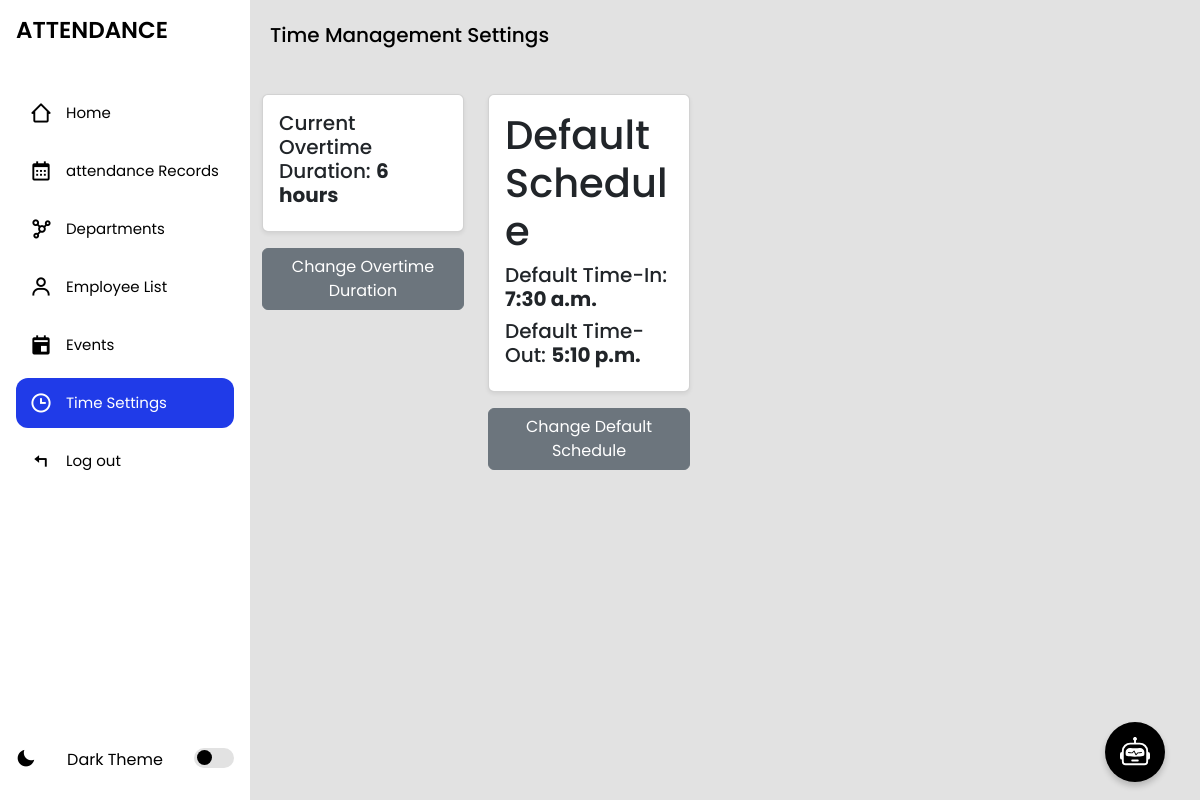
Page /settings/ on the earlier database version.
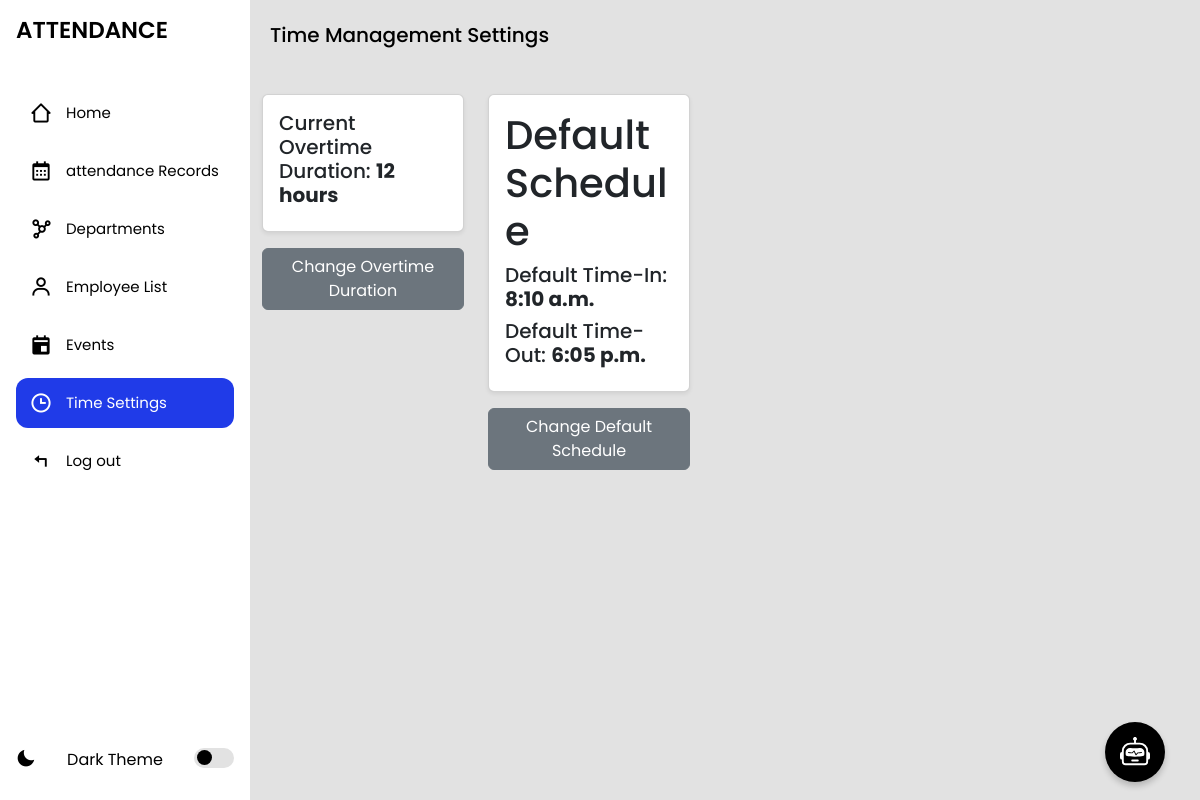
Same page on the later database version.
### myapp/models.py (models this page shows, shortened)
class DefaultSchedule(models.Model):
    time_in = models.TimeField(default='08:10')
    time_out = models.TimeField(default='18:10')

### myapp/views.py (the view, shortened to what this page needs)
# urls.py: path('settings/', views.settings, name='settings'),
def settings(request):
    alert_message = ''
    alert_icon = ''
    overtime_setting = OvertimeSetting.objects.first()
    current_overtime_duration = overtime_setting.overtime_duration_hours if overtime_setting else 3  # Default to 3 hours
    default_schedule = DefaultSchedule.objects.first()
    return render(request, 'settings.html', {
        'overtime_setting': overtime_setting,
        'current_overtime_duration': current_overtime_duration,
        'default_schedule': default_schedule,
        'alert_message': alert_message,
        'alert_icon': alert_icon,
    })

### myapp/templates/settings.html (shortened to what this page needs)
{% extends 'index.html' %}
{% block content %}
<section class="home">
    <p>Time Management Settings</p>
<div class="container mt-4">
    <div class="row">
        <div class="col-md-6">
            <div class="card p-3 shadow-sm">
                <h5>Current Overtime Duration: <strong>{{ current_overtime_duration|floatformat:0 }} hours</strong></h5>
            </div>
            <button type="button" class="btn btn-secondary mt-3" data-bs-toggle="modal" data-bs-target="#overtimeModal">
                Change Overtime Duration
            </button>
        </div>
        <div class="col-md-6">
            <div class="card p-3 shadow-sm">
                <h1>Default Schedule</h1>
                <h5>Default Time-In: <strong>{{ default_schedule.time_in }}</strong></h5>
                <h5>Default Time-Out: <strong>{{ default_schedule.time_out }}</strong></h5>
            </div>
            <button type="button" class="btn btn-secondary mt-3" data-bs-toggle="modal" data-bs-target="#defaultScheduleModal">
                Change Default Schedule
            </button>
        </div>
    </div>
</div>
</section>
{% endblock %}

### myapp/templates/index.html (shortened to what this page needs)
<!DOCTYPE html>
<html lang="en">
  <head>
    {% load static %}
    <link rel="stylesheet" href="{% static 'css/styles.css' %}">
    <link rel="stylesheet" href="{% static 'css/chatbot.css' %}">
    <link rel="stylesheet" href="{% static 'css/notifs.css' %}">
    <link href="https://cdn.jsdelivr.net/npm/bootstrap@5.3.0/dist/css/bootstrap.min.css" rel="stylesheet">
     <link
      href="https://unpkg.com/boxicons@2.1.4/css/boxicons.min.css"
      rel="stylesheet"
    />
  </head>
  <body>
    <section class="sidebar">
      <div class="nav-header">
        <p class="logo"> ATTENDANCE</p>
      </div>
      <ul class="nav-links">
        {% url 'admin_dashboard' as admin_dashboard_url %}
        {% url 'departments' as departments_url %}
        {% url 'employeelist' as employeelist_url %}
        {% url 'logout' as logout_url %}
        {% url 'schedule_list' as custom_url %}
        {% url 'attendance' as attendance %}
        {% url 'settings' as settings %}
        <li class="{% if request.path == admin_dashboard_url %}active{% endif %}">
            <a href="{{ admin_dashboard_url }}">
                <i class="bx bx-home-alt-2"></i>
                <span class="title">Home</span>
            </a>
        </li>
        <li class="{% if request.path == attendance %}active{% endif %}">
          <a href="{{ attendance }}">
              <i class="bx bx-calendar"></i>
              <span class="title">attendance Records</span>
          </a>
      </li>
        <li class="{% if request.path == departments_url %}active{% endif %}">
            <a href="{{ departments_url }}">
                <i class="bx bx-network-chart"></i>
                <span class="title">Departments</span>
            </a>
        </li>
        <li class="{% if request.path == employeelist_url %}active{% endif %}">
            <a href="{{ employeelist_url }}">
                <i class="bx bx-user"></i>
                <span class="title">Employee List</span>
            </a>
        </li>
        <li class="{% if request.path == custom_url %}active{% endif %}">
          <a href="{{ custom_url }}">
              <i class="bx bxs-calendar-event "></i>
              <span class="title">Events</span>
          </a>
      </li>
      <li class="{% if request.path == settings %}active{% endif %}">
        <a href="{{ settings }}">
            <i class="bx bx-time"></i>
            <span class="title">Time Settings</span>
        </a>
    </li>
        <li class="{% if request.path == logout_url %}active{% endif %}">
            <a href="{{ logout_url }}">
                <i class="bx bx-reply"></i>
                <span class="title">Log out</span>
            </a>
        </li>
      </ul>
       <div class="theme-wrapper">
        <i class="bx bxs-moon theme-icon"></i>
        <p>Dark Theme</p>
        <div class="theme-btn">
          <span class="theme-ball"></span>
        </div>
      </div>
    </section>
     {% block content %}
    {% endblock %}
<button id="toggleChatbot">
</button>
  </body>
</html>

### myapp/static/css/styles.css (style rules this page uses)
* { margin: 0; padding: 0; box-sizing: border-box; font-family: "Poppins", sans-serif; --color-hover: rgb(32, 59, 232); --transition: all 0.2s ease; }
:root { --color-white: #fff; --color-black: #000; --color-bg: #e2e2e2; }
.sidebar { position: fixed; top: 0; left: 0; z-index: 100; width: 78px; height: 100%; background: var(--color-white); padding: 8px 16px; transition: var(--transition); }
.sidebar.expand { width: 250px; transition: var(--transition); }
.nav-header { height: 60px; display: flex; align-items: center; position: relative; }
.nav-header .logo { color: var(--color-black); font-size: 23px; font-weight: 600; opacity: 0; transition: var(--transition); }
.sidebar.expand .nav-header .logo { opacity: 1; transition: var(--transition); }
.nav-links li.active a { background: var(--color-hover); }
.nav-links li.active i { color: var(--color-white); }
.nav-links li.active a .title { color: var(--color-white); }
.nav-links { margin-top: 20px; height: 100%; padding-left: 0px; }
.nav-links li { position: relative; margin: 8px 0; list-style: none; }
.nav-links i { color: var(--color-black); height: 50px; min-width: 50px; font-size: 23px; text-align: center; line-height: 50px; }
.nav-links li a { display: flex; height: 100%; width: 100%; border-radius: 12px; align-items: center; text-decoration: none; background: var(--color-white); }
.nav-links li a .title { color: var(--color-black); font-size: 15px; font-weight: 400; white-space: nowrap; display: none; transition: var(--transition); }
.sidebar.expand .nav-links li a .title { display: block; transition: var(--transition); }
.theme-wrapper { position: fixed; bottom: 0; display: flex; justify-content: space-between; height: 60px; width: 250px; left: 0; padding: 8px 16px; }
.theme-wrapper .theme-icon { font-size: 20px; color: var(--color-black); display: none; transition: var(--transition); }
.sidebar.expand .theme-wrapper .theme-icon { display: block; }
.theme-wrapper p { font-size: 16px; color: var(--color-black); font-weight: 400; display: none; transition: var(--transition); }
.sidebar.expand .theme-wrapper p { display: block; }
.theme-wrapper .theme-btn { width: 40px; height: 20px; background: var(--color-bg); border-radius: 30px; position: relative; cursor: pointer; }
.theme-wrapper .theme-btn .theme-ball { position: absolute; width: 15px; height: 15px; background: var(--color-black); border-radius: 50%; top: 2px; left: 3px; transition: var(--transition); }
.home { position: relative; top: 0; left: 78px; width: calc(100% - 78px); min-height: 100vh; background: var(--color-bg); z-index: 6; transition: var(--transition); }
.sidebar.expand ~ .home { left: 250px; width: calc(100% - 250px); transition: var(--transition); }
.home p { font-size: 20px; font-weight: 500; color: var(--color-black); display: inline-block; margin: 20px; white-space: nowrap; }
.container { display: grid; grid-template-columns: repeat(2, 1fr); gap: 70px; }
button { padding: 10px; background-color: rgb(32, 59, 232); color: white; border: none; cursor: pointer; }

### myapp/static/css/chatbot.css (style rules this page uses)
#toggleChatbot { z-index: 999; position: fixed; bottom: 18px; right: 35px; background: #000000; color: white; border: none; padding: 15px; border-radius: 50%; box-shadow: 0px 4px 6px rgba(0, 0, 0, 0.2); font-size: 16px; cursor: pointer; transition: background 0.3s ease; }

Differences in the rows shown:
changed DefaultSchedule: time_in "7:30 a.m." → "8:10 a.m."; time_out "5:10 p.m." → "6:05 p.m."
Other differences:
{{ current_overtime_duration|floatformat:0 }}: "6" → "12"
